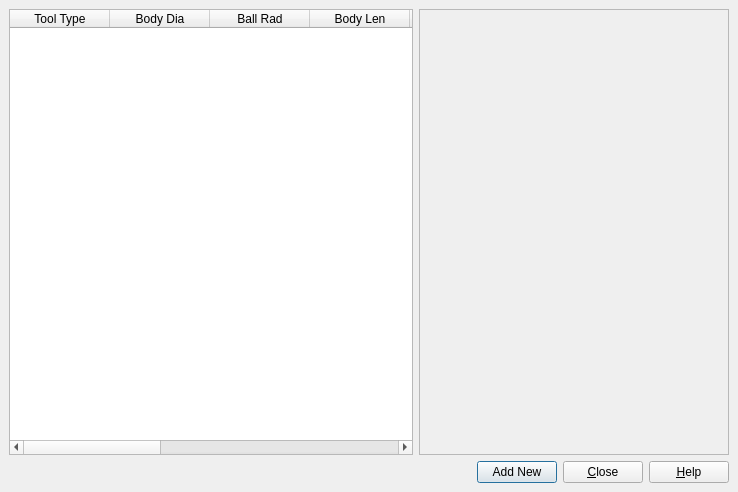
<?xml version="1.0" encoding="UTF-8"?>
<ui version="4.0">
 <class>ToolLibrary</class>
 <widget class="QDialog" name="ToolLibrary">
  <property name="geometry">
   <rect>
    <x>0</x>
    <y>0</y>
    <width>738</width>
    <height>492</height>
   </rect>
  </property>
  <property name="windowTitle">
   <string>Milling Cutter Library</string>
  </property>
  <property name="windowIcon">
   <iconset>
    <normaloff>:/new/prefix1/images/appicon.png</normaloff>:/new/prefix1/images/appicon.png</iconset>
  </property>
  <property name="sizeGripEnabled">
   <bool>false</bool>
  </property>
  <layout class="QGridLayout">
   <property name="leftMargin">
    <number>9</number>
   </property>
   <property name="topMargin">
    <number>9</number>
   </property>
   <property name="rightMargin">
    <number>9</number>
   </property>
   <property name="bottomMargin">
    <number>9</number>
   </property>
   <property name="spacing">
    <number>6</number>
   </property>
   <item row="0" column="0">
    <layout class="QVBoxLayout">
     <property name="spacing">
      <number>6</number>
     </property>
     <property name="leftMargin">
      <number>0</number>
     </property>
     <property name="topMargin">
      <number>0</number>
     </property>
     <property name="rightMargin">
      <number>0</number>
     </property>
     <property name="bottomMargin">
      <number>0</number>
     </property>
     <item>
      <layout class="QHBoxLayout">
       <property name="spacing">
        <number>6</number>
       </property>
       <property name="leftMargin">
        <number>0</number>
       </property>
       <property name="topMargin">
        <number>0</number>
       </property>
       <property name="rightMargin">
        <number>0</number>
       </property>
       <property name="bottomMargin">
        <number>0</number>
       </property>
       <item>
        <widget class="QTableWidget" name="tableWidget">
         <property name="minimumSize">
          <size>
           <width>400</width>
           <height>430</height>
          </size>
         </property>
         <column>
          <property name="text">
           <string>Tool Type</string>
          </property>
         </column>
         <column>
          <property name="text">
           <string>Body Dia</string>
          </property>
         </column>
         <column>
          <property name="text">
           <string>Ball Rad</string>
          </property>
         </column>
         <column>
          <property name="text">
           <string>Body Len</string>
          </property>
         </column>
         <column>
          <property name="text">
           <string>Holder Dia</string>
          </property>
         </column>
         <column>
          <property name="text">
           <string>Holder Len</string>
          </property>
         </column>
         <column>
          <property name="text">
           <string>Shank Dia</string>
          </property>
         </column>
         <column>
          <property name="text">
           <string>Shank Len</string>
          </property>
         </column>
         <column>
          <property name="text">
           <string>Taper Dia A</string>
          </property>
         </column>
         <column>
          <property name="text">
           <string>Taper Dia B</string>
          </property>
         </column>
         <column>
          <property name="text">
           <string>Taper Len</string>
          </property>
         </column>
        </widget>
       </item>
       <item>
        <widget class="QFrame" name="frame">
         <property name="minimumSize">
          <size>
           <width>310</width>
           <height>430</height>
          </size>
         </property>
         <property name="frameShape">
          <enum>QFrame::StyledPanel</enum>
         </property>
         <property name="frameShadow">
          <enum>QFrame::Raised</enum>
         </property>
        </widget>
       </item>
      </layout>
     </item>
     <item>
      <layout class="QHBoxLayout">
       <property name="spacing">
        <number>6</number>
       </property>
       <property name="leftMargin">
        <number>0</number>
       </property>
       <property name="topMargin">
        <number>0</number>
       </property>
       <property name="rightMargin">
        <number>0</number>
       </property>
       <property name="bottomMargin">
        <number>0</number>
       </property>
       <item>
        <spacer>
         <property name="orientation">
          <enum>Qt::Horizontal</enum>
         </property>
         <property name="sizeType">
          <enum>QSizePolicy::Expanding</enum>
         </property>
         <property name="sizeHint" stdset="0">
          <size>
           <width>405</width>
           <height>20</height>
          </size>
         </property>
        </spacer>
       </item>
       <item>
        <widget class="QPushButton" name="buttonAddNew">
         <property name="text">
          <string>Add New</string>
         </property>
         <property name="icon">
          <iconset>
           <normaloff>image1</normaloff>image1</iconset>
         </property>
        </widget>
       </item>
       <item>
        <widget class="QPushButton" name="buttonCancel">
         <property name="text">
          <string>&amp;Close</string>
         </property>
         <property name="icon">
          <iconset>
           <normaloff>image2</normaloff>image2</iconset>
         </property>
         <property name="shortcut">
          <string>Alt+C</string>
         </property>
         <property name="autoDefault">
          <bool>true</bool>
         </property>
        </widget>
       </item>
       <item>
        <widget class="QPushButton" name="buttonHelp">
         <property name="text">
          <string>&amp;Help</string>
         </property>
         <property name="icon">
          <iconset>
           <normaloff>image3</normaloff>image3</iconset>
         </property>
         <property name="shortcut">
          <string>F1</string>
         </property>
         <property name="autoDefault">
          <bool>true</bool>
         </property>
        </widget>
       </item>
      </layout>
     </item>
    </layout>
   </item>
  </layout>
 </widget>
 <layoutdefault spacing="6" margin="11"/>
 <tabstops>
  <tabstop>buttonAddNew</tabstop>
  <tabstop>buttonCancel</tabstop>
  <tabstop>buttonHelp</tabstop>
 </tabstops>
 <resources/>
 <connections/>
</ui>
